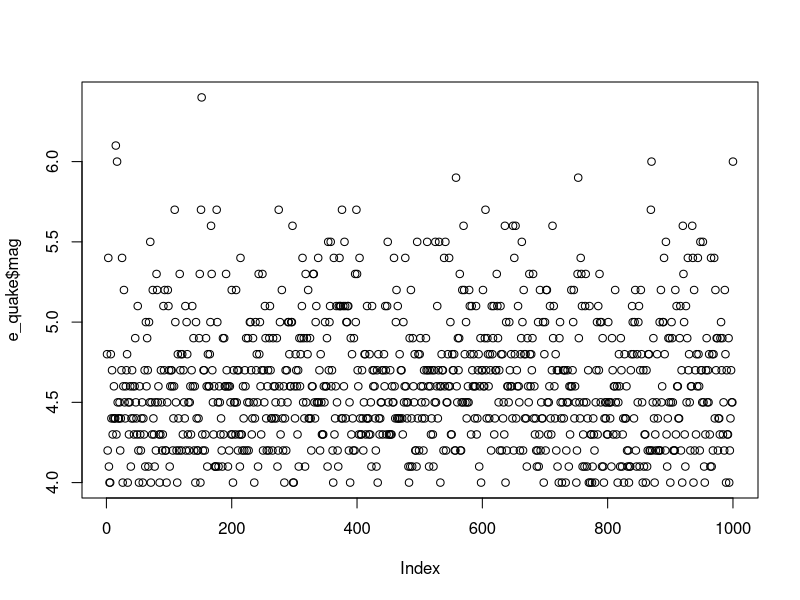
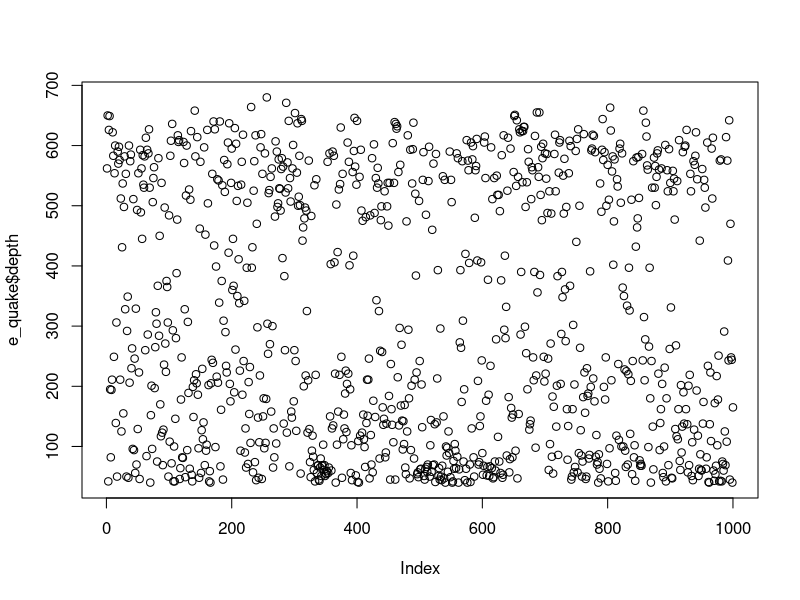
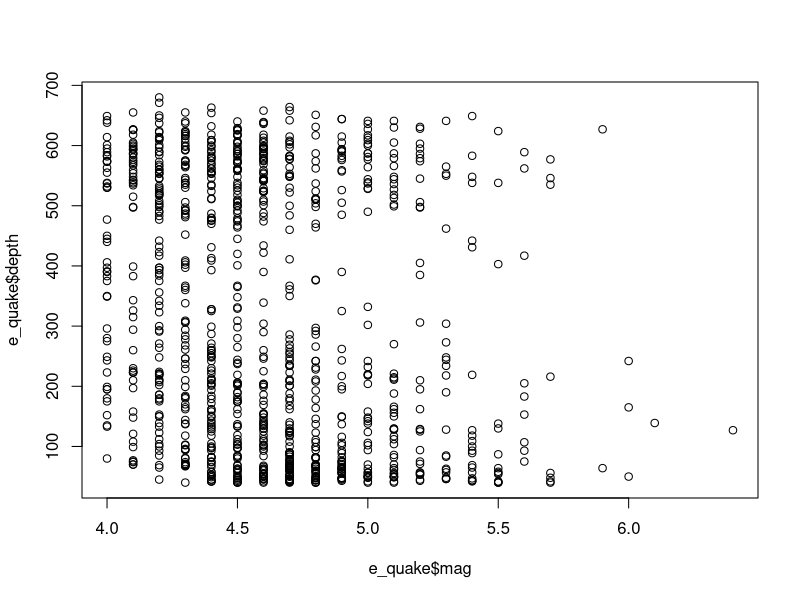
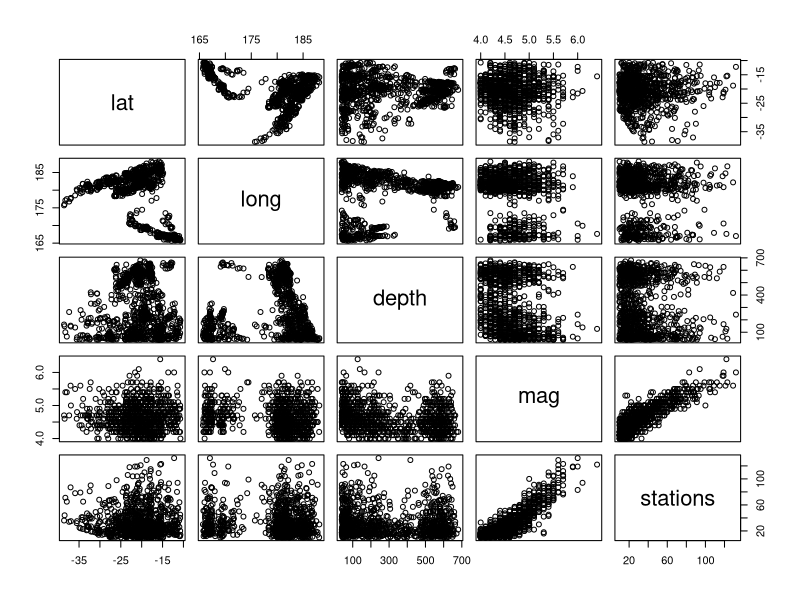
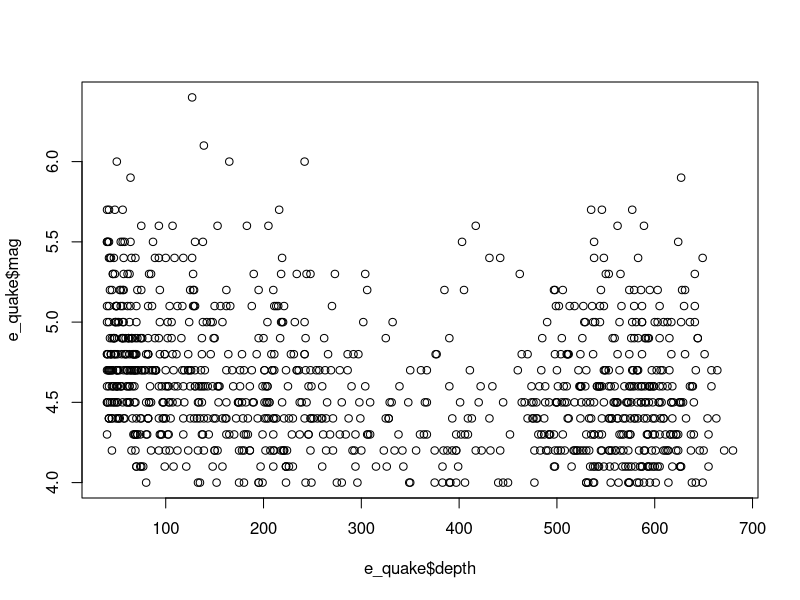

These charts were generated, in order, by the following R code: (Note: this script raises an error after producing the figures.)

e_quake <- datasets::quakes

head(e_quake,10)
tail(e_quake,10)

e_quake[,c(3,4)]
df<-e_quake[,-6]
print(df)

e_quake$mag
e_quake$depth
plot(e_quake$mag)
plot(e_quake$depth)
plot(e_quake$mag,e_quake$depth,type="p")
plot(e_quake)
plot(e_quake$depth,e_quake$mag,type="p")
par(opar)
par(mfrow=c(1,1))            # Single plot
par(mar=c(5,4,4,2) + 0.1)    # Default margins
par(las=0)                   # Default axis label direction
par(bty="n") 
plot(e_quake$depth,e_quake$mag,type="p")
plot(e_quake$depth,e_quake$mag,type="p")
plot(e_quake$depth,e_quake$mag,type="p")
plot(e_quake$depth,e_quake$mag,type="p")
plot(e_quake$depth,e_quake$mag,type="p")
plot(e_quake$depth,e_quake$mag,type="p")
plot(e_quake$depth,e_quake$mag,type="p")
plot(e_quake$depth,e_quake$mag,type="p")
par(mfrow = c(1, 1))
plot(e_quake$depth,e_quake$mag,type="p")

barplot(e_quake$mag, main="Ozone Concentration",ylab="ozone levels",col="blue",horiz=T,axes=F)

hist(e_quake$mag)
hist(e_quake$depth,main="Solar Radiation values in air",xlab="Solar rad.",col="blue")

boxplot(e_quake$mag,main="Boxplot")
boxplot.stats(e_quake$mag)$out

sd(e_quake$mag,na.rm=T)
sd(e_quake$depth)
var(e_quake$depth)

skewness(e_quake$depth)
kurtosis(e_quake$depth)
